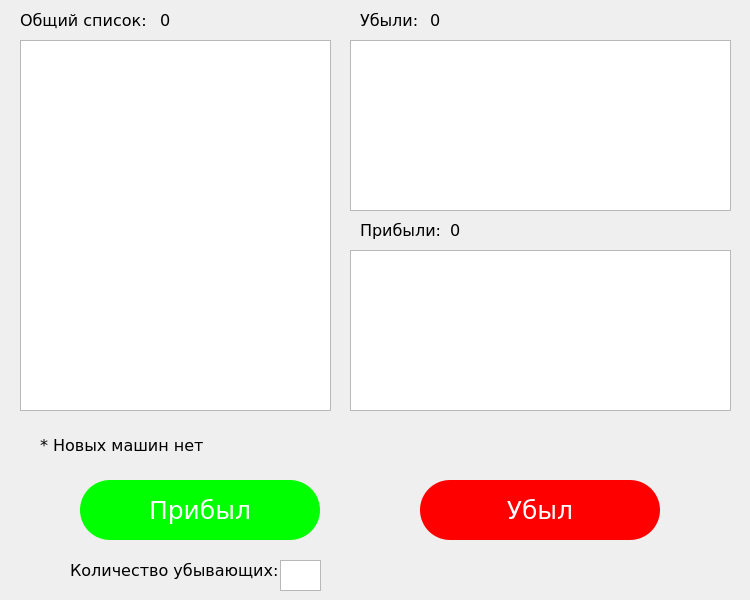
<?xml version="1.0" encoding="UTF-8"?>
<ui version="4.0">
 <class>ParkWindow</class>
 <widget class="QMainWindow" name="ParkWindow">
  <property name="geometry">
   <rect>
    <x>0</x>
    <y>0</y>
    <width>750</width>
    <height>600</height>
   </rect>
  </property>
  <property name="sizePolicy">
   <sizepolicy hsizetype="Fixed" vsizetype="Fixed">
    <horstretch>0</horstretch>
    <verstretch>0</verstretch>
   </sizepolicy>
  </property>
  <property name="minimumSize">
   <size>
    <width>600</width>
    <height>500</height>
   </size>
  </property>
  <property name="maximumSize">
   <size>
    <width>750</width>
    <height>600</height>
   </size>
  </property>
  <property name="font">
   <font>
    <family>Verdana</family>
    <pointsize>12</pointsize>
   </font>
  </property>
  <property name="windowTitle">
   <string>Дежурный по парку</string>
  </property>
  <widget class="QWidget" name="centralwidget">
   <widget class="QPushButton" name="arrive_btn">
    <property name="geometry">
     <rect>
      <x>80</x>
      <y>480</y>
      <width>240</width>
      <height>60</height>
     </rect>
    </property>
    <property name="styleSheet">
     <string notr="true">background-color: rgb(0, 255, 0);
font-size: 25px;
color: white;
border-radius: 30px;</string>
    </property>
    <property name="text">
     <string>Прибыл</string>
    </property>
   </widget>
   <widget class="QPushButton" name="depart_btn">
    <property name="geometry">
     <rect>
      <x>420</x>
      <y>480</y>
      <width>240</width>
      <height>60</height>
     </rect>
    </property>
    <property name="styleSheet">
     <string notr="true">background-color: red;
font-size: 25px;
color: white;
border-radius: 30px;</string>
    </property>
    <property name="text">
     <string>Убыл</string>
    </property>
   </widget>
   <widget class="QLabel" name="label">
    <property name="geometry">
     <rect>
      <x>360</x>
      <y>10</y>
      <width>61</width>
      <height>20</height>
     </rect>
    </property>
    <property name="text">
     <string>Убыли:</string>
    </property>
   </widget>
   <widget class="QLabel" name="label_2">
    <property name="geometry">
     <rect>
      <x>360</x>
      <y>220</y>
      <width>81</width>
      <height>20</height>
     </rect>
    </property>
    <property name="text">
     <string>Прибыли:</string>
    </property>
   </widget>
   <widget class="QLabel" name="label_3">
    <property name="geometry">
     <rect>
      <x>20</x>
      <y>10</y>
      <width>141</width>
      <height>20</height>
     </rect>
    </property>
    <property name="text">
     <string>Общий список:</string>
    </property>
   </widget>
   <widget class="QLabel" name="new_car">
    <property name="geometry">
     <rect>
      <x>40</x>
      <y>430</y>
      <width>581</width>
      <height>31</height>
     </rect>
    </property>
    <property name="text">
     <string>* Новых машин нет</string>
    </property>
   </widget>
   <widget class="QListWidget" name="all_cars">
    <property name="geometry">
     <rect>
      <x>20</x>
      <y>40</y>
      <width>311</width>
      <height>371</height>
     </rect>
    </property>
   </widget>
   <widget class="QListWidget" name="departed_cars">
    <property name="geometry">
     <rect>
      <x>350</x>
      <y>40</y>
      <width>381</width>
      <height>171</height>
     </rect>
    </property>
   </widget>
   <widget class="QListWidget" name="arrived_cars">
    <property name="geometry">
     <rect>
      <x>350</x>
      <y>250</y>
      <width>381</width>
      <height>161</height>
     </rect>
    </property>
   </widget>
   <widget class="QLabel" name="depart_amount">
    <property name="geometry">
     <rect>
      <x>430</x>
      <y>0</y>
      <width>31</width>
      <height>41</height>
     </rect>
    </property>
    <property name="text">
     <string>0</string>
    </property>
   </widget>
   <widget class="QLabel" name="arrive_amount">
    <property name="geometry">
     <rect>
      <x>450</x>
      <y>210</y>
      <width>31</width>
      <height>41</height>
     </rect>
    </property>
    <property name="text">
     <string>0</string>
    </property>
   </widget>
   <widget class="QLabel" name="cars_amount">
    <property name="geometry">
     <rect>
      <x>160</x>
      <y>0</y>
      <width>31</width>
      <height>41</height>
     </rect>
    </property>
    <property name="text">
     <string>0</string>
    </property>
   </widget>
   <widget class="QTextEdit" name="dep_count">
    <property name="geometry">
     <rect>
      <x>280</x>
      <y>560</y>
      <width>41</width>
      <height>31</height>
     </rect>
    </property>
   </widget>
   <widget class="QLabel" name="label_4">
    <property name="geometry">
     <rect>
      <x>70</x>
      <y>550</y>
      <width>221</width>
      <height>41</height>
     </rect>
    </property>
    <property name="text">
     <string>Количество убывающих:</string>
    </property>
   </widget>
  </widget>
 </widget>
 <resources/>
 <connections/>
</ui>
